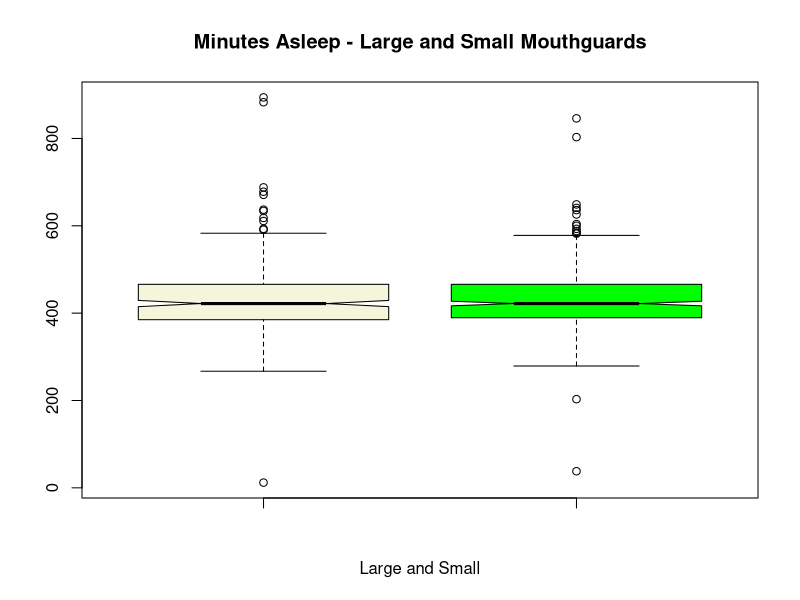
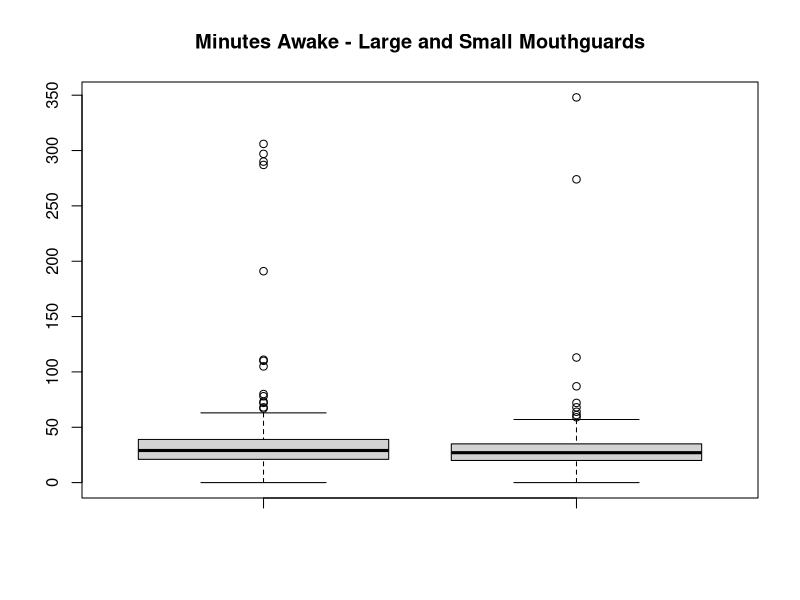
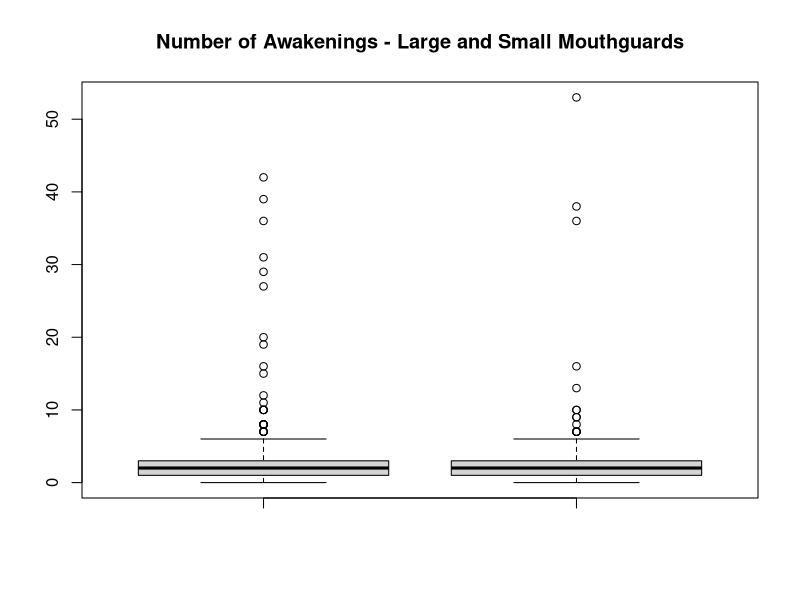
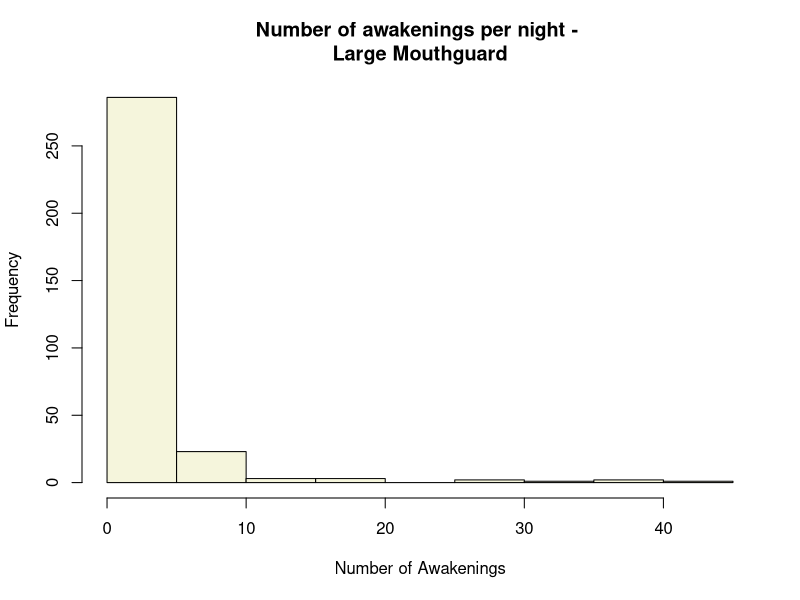
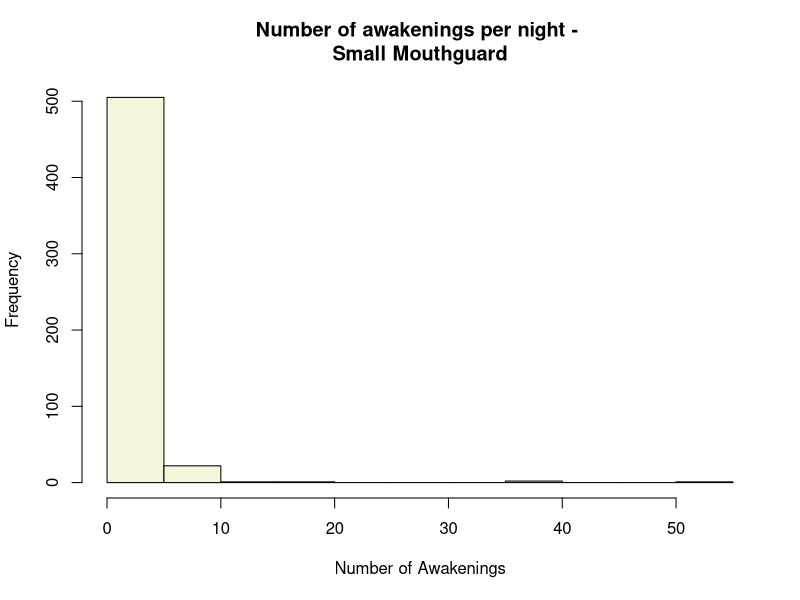
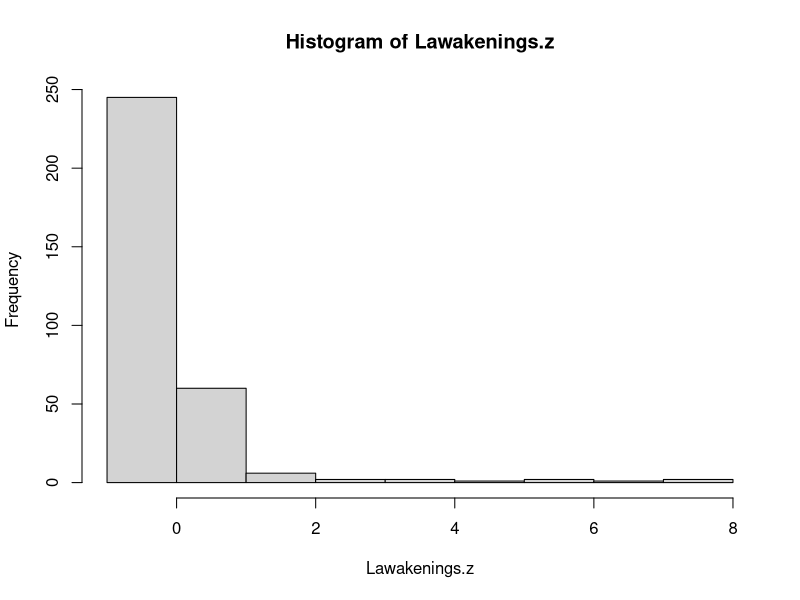
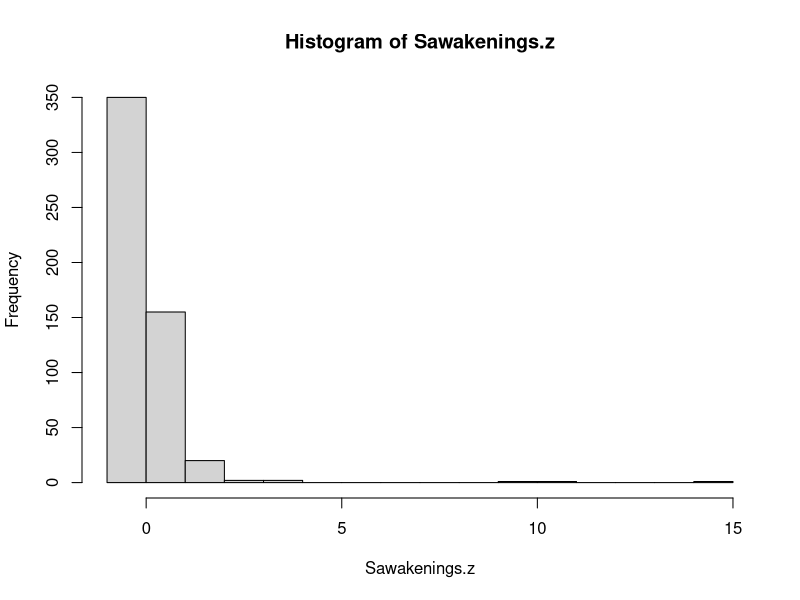
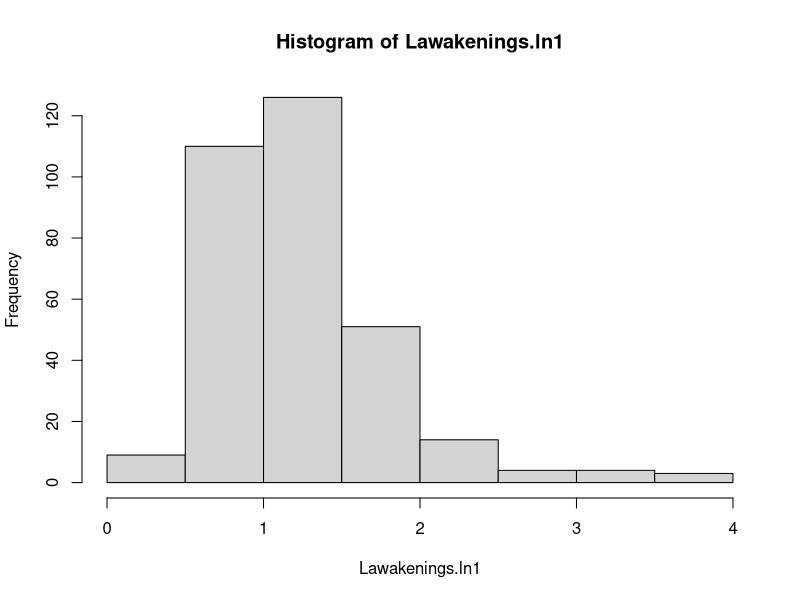

The R script that drew these images, in order: (Note: this script raises an error after producing the figures.)
# This project entails reading a couple of tabs in an Excel spreadsheet that 
# contain sleep logs for two "treatments": a larger mouth guard and a smaller
# one.  I wore the larger one for about a year and switched to the smaller, and
# I want to see if there are any significant differences between the two sets.

# Start by loading the readxl package and adding it to the R library
install.packages("readxl")
library("readxl")
# update.packages() #do this periodically

# Next step is to explore the spreadsheet a bit by calling the below function. To
# navigate to the file you must first set the proper folder with the spreadsheet
# to the working directory.  Click on the cogwheel with More, and "Set as Working
# Directory" to make that work.  Typing dir() in the Console shows your files.

excel_sheets("fitbit_sleep_data_forR.xlsx")

# That function provides the names of the tabs in the workbook.  Read them into R
# while also defining each dataframe with a variable name.  These are mouthguards.

large_guard <- read_xlsx("fitbit_sleep_data_forR.xlsx", 
                         sheet = "Treatment A")

small_guard <- read_xlsx("fitbit_sleep_data_forR.xlsx", 
                         sheet = "Treatment B")

# with this step I'll turn the zeroes into NA's (lots), for second column ONLY.
# small_guard[small_guard == 0] <- NA || This code applies to the entire dataframe
# whereas the two segments of code below only apply to the 2nd column

large_guard[,2] [large_guard[,2] == 0] <- NA
small_guard[,2] [small_guard[,2] == 0] <- NA

# What I really need is to omit records where the column "Minutes Asleep" is
# zero.  I am defining two new variables to this effect, with code that omits
# those rows that have any zeroes in that second column. SKIPPING FOR NOW
# noNA_large_guard <- large_guard$`Minutes Asleep` != 0
# noNA_small_guard <- small_guard$'Minutes Asleep' != 0

# Now let's look at the structure of each dataframe
str(large_guard)
str(small_guard)

# And print each table out.  Each is available in the Environment.
large_guard
small_guard

# YAY! Finally can do some descriptive statistics on these. But I want no NA's.
sapply(large_guard, median, na.rm = TRUE)
sapply(small_guard, median, na.rm = TRUE)

# This code deletes all rows with any NA values na.omit. Also does summaries.
large_noNA <- na.omit(large_guard)
names(large_noNA)
summary(large_noNA)
small_noNA <- na.omit(small_guard)
names(small_noNA)
summary(small_noNA)

# Therefore, moving forward, I want to use large_noNA and small_noNA as my two
# main files for analyses. 

# I want to add columns giving the day of the week too, to both data frames

LDays <- weekdays(as.Date(large_noNA$Date))
SDays <- weekdays(as.Date(small_noNA$Date))

large_noNA$Weekday <- LDays
small_noNA$Weekday <- SDays

# And get some basic stats on these weekdays, creating Crosstabs
LDays.tab <- table(LDays)
SDays.tab <- table(SDays)

# Plus I need to add in the large vs. small so that I can do the T-test later

large_noNA$Size <- paste("large")
small_noNA$Size <- paste("small")

# some frequencies and descriptives
summary(large_noNA)
summary(small_noNA)
median(large_noNA$`Time in Bed`)
median(small_noNA$`Time in Bed`)
fivenum(large_noNA$`Number of Awakenings`)
fivenum(small_noNA$`Number of Awakenings`)

# install the psych package to get a nice block of descriptive statistics
install.packages("psych")
library("psych")

describe(large_noNA)
describe(small_noNA)

# these are some nice comparative boxplots

boxplot(large_noNA$`Minutes Asleep`, small_noNA$`Minutes Asleep`,
        col = (c("beige", "green")),
        notch = TRUE,
        main = "Minutes Asleep - Large and Small Mouthguards",
        xlab = "Large and Small")
boxplot(large_noNA$`Minutes Awake`, small_noNA$`Minutes Awake`,
        main = "Minutes Awake - Large and Small Mouthguards")
boxplot(large_noNA$`Number of Awakenings`, small_noNA$`Number of Awakenings`,
        main = "Number of Awakenings - Large and Small Mouthguards")

# I need a sample of each table to do this plot properly:
# plot(large_noNA$`Minutes Awake`, small_noNA$`Minutes Awake`)

# To study the categorical variable Weekday, and sleep lost on those days, I 
# will use some analyses combining these together.

# This will create a histogram of the Number of Awakenings variable
hist(large_noNA$`Number of Awakenings`,
     col = "beige",
     main = "Number of awakenings per night - \nLarge Mouthguard",
     xlab = "Number of Awakenings")
hist(small_noNA$`Number of Awakenings`,
     col = "beige",
     main = "Number of awakenings per night - \nSmall Mouthguard",
     xlab = "Number of Awakenings")

# those looked crazy so I transformed using the standard deviation z-score
Lawakenings.z <- scale(large_noNA$`Number of Awakenings`)
Sawakenings.z <- scale(small_noNA$`Number of Awakenings`)

# then created new histograms and descriptions (using the psych package)
hist(Lawakenings.z)
hist(Sawakenings.z)

describe(Lawakenings.z)
describe(Sawakenings.z)

# These last two runs tell me a lot about the differences between the two 
# mouthguards, and how skewed (and kurtosis) the small guard is.  What does
# this mean???  Am I waking up with more outliers with the small guard?

# Going to do the same concept but with logarithm, adding 1 to each value,
# thereby getting around any zero/log math issues. 
Lawakenings.ln1 <- log(large_noNA$`Number of Awakenings` + 1)
Sawakenings.ln1 <- log(small_noNA$`Number of Awakenings` + 1)

hist(Lawakenings.ln1)
hist(Sawakenings.ln1)

describe(Lawakenings.ln1)
describe(Sawakenings.ln1)

# this creates a summary table of the Number of Awakenings variable
large_counts <- table(large_noNA$`Number of Awakenings`)
small_counts <- table(small_noNA$`Number of Awakenings`)
# and as percentages if that's useful
round(prop.table(large_counts), 2)

# This will create scatterplots for some variables
plot(large_noNA$`Minutes Asleep`, large_noNA$`Minutes Awake`,
     xlab = "Minutes Asleep",
     ylab = "Minutes Awake",
     main = "Large mouthguard - Minutes Asleep by Minutes Awake")
abline(lm(large_noNA$`Minutes Awake` ~ large_noNA$`Minutes Asleep`,
          col = "red"))
plot(small_noNA$`Minutes Asleep`, small_noNA$`Minutes Awake`,
     xlab = "Minutes Asleep",
     ylab = "Minutes Awake",
     main = "Small mouthguard - Minutes Asleep by Minutes Awake")
abline(lm(small_noNA$`Minutes Awake` ~ small_noNA$`Minutes Asleep`,
          col = "red"))

# and a basic scatterplot matrix, WHICH ISN'T WORKING AT THE MOMENT
pairs(~'Minutes Awake' + 'Minutes Asleep' + 'Number of Awakenings',
      data = large_noNA,
      pch = 20,
      main = "Large Mouthguard - Simple Scatterplot Matrix")

# with another psych package matrix
pairs.panels(large_noNA[c(3,2,4)], gap = 0)

# This will do some correlations on the quantitative variables of interest.
# Begin by defining new variables with dataframes that select only the 
# quantitative variables of interest:
Lquant <- large_noNA[c(2, 3, 4, 5)]
Squant <- small_noNA[c(2, 3, 4, 5)]

# Then run the correlation on both dataframes.
cor(Lquant)
cor(Squant)

# Install and run the Hmisc package to CORR the whole matrix
install.packages("Hmisc")
library("Hmisc")

rcorr(as.matrix(Lquant))
rcorr(as.matrix(Squant))

# Time for the crystal ball: Regression analyses.  These are not the best data..
# I guess in this case I want to predict the number of minutes awake based
# upon my other variables.  Ideally in real life I would want to keep those
# numbers as small as possible--as few minutes awake as I can.
# Create the model here
regL1 <- lm(`Minutes Awake` ~
            `Minutes Asleep` + `Number of Awakenings` + Weekday,
            data = large_noNA)
# And summarize the model here
summary(regL1)

# Now doing the same for the small mouthguard dataframe
regS1 <- lm(`Minutes Awake` ~
              `Minutes Asleep` + `Number of Awakenings` + Weekday,
            data = small_noNA)
summary(regS1)

# Chi square is not appropriate for this since no real categorical variables,
# but if I was interested, I'd use the following:
# Building on the tables for Day of Week, and with some other cat var:
# chisq.test(LDays.tab)

# Time to try out the t-test to compare two sets of quantitative outcomes.  
# I am going to need to combine my two dataframes into one, giving them another
# new column at the end distinguishing between large v small mouthguard. 
# I just added the column using the paste function (way up on line 77 or so)

# Now I must combine the into one file:
full_data <- rbind(large_noNA, small_noNA)

# And then run the t-test.  This is comparing Minutes Awake with Size
t.test(full_data$`Minutes Awake` ~ full_data$Size)

# And this one compares Number of Awakenings with Size
t.test(full_data$`Number of Awakenings` ~ full_data$Size)

# Lastly this one compares Minutes Asleep with mouthguard Size
t.test(full_data$`Minutes Asleep` ~ full_data$Size)

# This is fascinating and why I set about learning this project and R in the
# first place.  It seems the small mouth guard yields significantly fewer
# Minutes Awake and fewer Awakenings than the large mouth guard.  Minutes
# Asleep are not statistically different.

# Trying out ANOVA, comparing the days of the week and Minutes Awake

Lanova <- aov(large_noNA$`Minutes Awake` ~ large_noNA$Weekday)
summary(Lanova)

Sanova <- aov(small_noNA$`Minutes Awake` ~ small_noNA$Weekday)
summary(Sanova)

# Finishing off with one last piece of frequencies, since I want to
# understand nuance between the days of the week better.
# Gmodels lets you do CrossTable.  This run is on Weekday and Size:

install.packages("gmodels")
library("gmodels")

CrossTable(full_data$`Weekday`, full_data$'Size')
